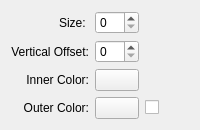
<?xml version="1.0" encoding="UTF-8"?>
<ui version="4.0">
 <class>ShadowConfigBox</class>
 <widget class="QWidget" name="ShadowConfigBox">
  <property name="geometry">
   <rect>
    <x>0</x>
    <y>0</y>
    <width>200</width>
    <height>118</height>
   </rect>
  </property>
  <property name="sizePolicy">
   <sizepolicy hsizetype="Preferred" vsizetype="Preferred">
    <horstretch>0</horstretch>
    <verstretch>0</verstretch>
   </sizepolicy>
  </property>
  <layout class="QGridLayout" name="gridLayout">
   <item row="2" column="0">
    <widget class="QLabel" name="label_3">
     <property name="text">
      <string>Inner Color:</string>
     </property>
     <property name="alignment">
      <set>Qt::AlignRight|Qt::AlignTrailing|Qt::AlignVCenter</set>
     </property>
    </widget>
   </item>
   <item row="2" column="1">
    <widget class="KColorButton" name="innerColor_"/>
   </item>
   <item row="3" column="0">
    <widget class="QLabel" name="label_4">
     <property name="text">
      <string>Outer Color:</string>
     </property>
     <property name="alignment">
      <set>Qt::AlignRight|Qt::AlignTrailing|Qt::AlignVCenter</set>
     </property>
    </widget>
   </item>
   <item row="3" column="1">
    <widget class="KColorButton" name="outerColor_"/>
   </item>
   <item row="3" column="2">
    <widget class="QCheckBox" name="useOuterColor_">
     <property name="text">
      <string/>
     </property>
    </widget>
   </item>
   <item row="1" column="0">
    <widget class="QLabel" name="label_2">
     <property name="text">
      <string>Vertical Offset:</string>
     </property>
     <property name="alignment">
      <set>Qt::AlignRight|Qt::AlignTrailing|Qt::AlignVCenter</set>
     </property>
    </widget>
   </item>
   <item row="0" column="0">
    <widget class="QLabel" name="label">
     <property name="text">
      <string>Size: </string>
     </property>
     <property name="alignment">
      <set>Qt::AlignRight|Qt::AlignTrailing|Qt::AlignVCenter</set>
     </property>
    </widget>
   </item>
   <item row="0" column="1">
    <widget class="KIntSpinBox" name="size_"/>
   </item>
   <item row="1" column="1">
    <widget class="KIntSpinBox" name="verticalOffset_"/>
   </item>
  </layout>
 </widget>
 <customwidgets>
  <customwidget>
   <class>KIntSpinBox</class>
   <extends>QSpinBox</extends>
   <header>knuminput.h</header>
  </customwidget>
  <customwidget>
   <class>KColorButton</class>
   <extends>QPushButton</extends>
   <header>kcolorbutton.h</header>
  </customwidget>
 </customwidgets>
 <resources/>
 <connections/>
</ui>
